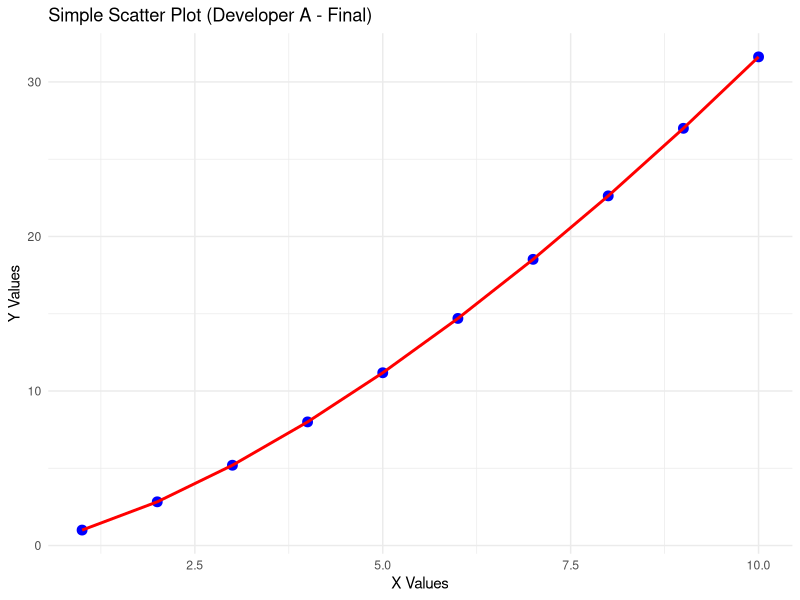

Generate this figure with R:
# new_graph.R
# Create a simple scatter plot using ggplot2

# Load the library
library(ggplot2)

# Create a small dataset
data <- data.frame(
  x = 1:10,
  y = (1:10)^1.5
)

# Generate the plot
ggplot(data, aes(x, y)) +
  geom_point(color = "blue", size = 3) +
  geom_line(color = "red", linewidth = 1) +
  labs(
    title = "Simple Scatter Plot (Developer A - Final)",
    x = "X Values",
    y = "Y Values"
  ) +
  theme_minimal()
